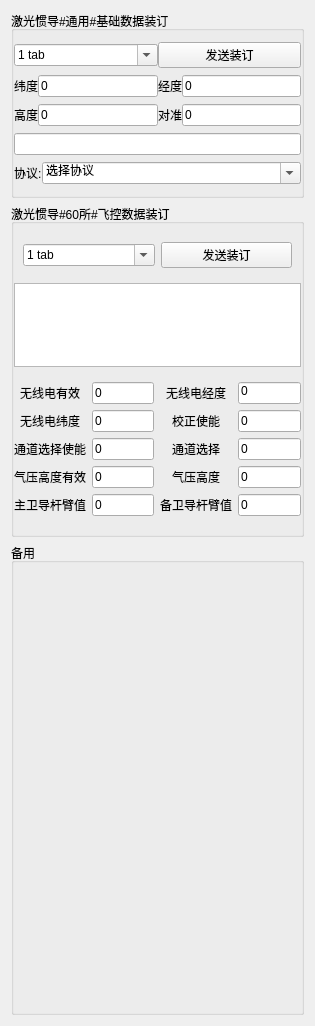
          <widget class="QWidget" name="scrollAreaWidgetContents_2">
           <property name="geometry">
            <rect>
             <x>0</x>
             <y>0</y>
             <width>315</width>
             <height>1026</height>
            </rect>
           </property>
           <layout class="QVBoxLayout" name="verticalLayout_26">
            <item>
             <widget class="QGroupBox" name="groupBox_6">
              <property name="sizePolicy">
               <sizepolicy hsizetype="Preferred" vsizetype="Maximum">
                <horstretch>0</horstretch>
                <verstretch>0</verstretch>
               </sizepolicy>
              </property>
              <property name="title">
               <string>激光惯导#通用#基础数据装订</string>
              </property>
              <layout class="QVBoxLayout" name="verticalLayout_11">
               <property name="spacing">
                <number>7</number>
               </property>
               <property name="leftMargin">
                <number>0</number>
               </property>
               <property name="topMargin">
                <number>11</number>
               </property>
               <property name="rightMargin">
                <number>0</number>
               </property>
               <property name="bottomMargin">
                <number>11</number>
               </property>
               <item>
                <widget class="QWidget" name="widget_8" native="true">
                 <layout class="QHBoxLayout" name="horizontalLayout_9">
                  <property name="spacing">
                   <number>0</number>
                  </property>
                  <property name="leftMargin">
                   <number>0</number>
                  </property>
                  <property name="topMargin">
                   <number>0</number>
                  </property>
                  <property name="rightMargin">
                   <number>0</number>
                  </property>
                  <property name="bottomMargin">
                   <number>0</number>
                  </property>
                  <item>
                   <widget class="QComboBox" name="comboBox_binding_com">
                    <property name="sizePolicy">
                     <sizepolicy hsizetype="Minimum" vsizetype="Fixed">
                      <horstretch>0</horstretch>
                      <verstretch>0</verstretch>
                     </sizepolicy>
                    </property>
                    <property name="toolTip">
                     <string>&lt;html&gt;&lt;head/&gt;&lt;body&gt;&lt;p&gt;串口&lt;/p&gt;&lt;/body&gt;&lt;/html&gt;</string>
                    </property>
                    <property name="editable">
                     <bool>true</bool>
                    </property>
                    <item>
                     <property name="text">
                      <string>1 tab</string>
                     </property>
                    </item>
                    <item>
                     <property name="text">
                      <string>2 tab</string>
                     </property>
                    </item>
                    <item>
                     <property name="text">
                      <string>3 tab</string>
                     </property>
                    </item>
                   </widget>
                  </item>
                  <item>
                   <widget class="QPushButton" name="pushButton_binding_send">
                    <property name="sizePolicy">
                     <sizepolicy hsizetype="Ignored" vsizetype="Fixed">
                      <horstretch>0</horstretch>
                      <verstretch>0</verstretch>
                     </sizepolicy>
                    </property>
                    <property name="text">
                     <string>发送装订</string>
                    </property>
                   </widget>
                  </item>
                 </layout>
                </widget>
               </item>
               <item>
                <widget class="QWidget" name="widget_9" native="true">
                 <layout class="QHBoxLayout" name="horizontalLayout_10">
                  <property name="spacing">
                   <number>0</number>
                  </property>
                  <property name="leftMargin">
                   <number>0</number>
                  </property>
                  <property name="topMargin">
                   <number>0</number>
                  </property>
                  <property name="rightMargin">
                   <number>0</number>
                  </property>
                  <property name="bottomMargin">
                   <number>0</number>
                  </property>
                  <item>
                   <widget class="QLabel" name="label_33">
                    <property name="sizePolicy">
                     <sizepolicy hsizetype="Fixed" vsizetype="Preferred">
                      <horstretch>0</horstretch>
                      <verstretch>0</verstretch>
                     </sizepolicy>
                    </property>
                    <property name="text">
                     <string>纬度</string>
                    </property>
                   </widget>
                  </item>
                  <item>
                   <widget class="QLineEdit" name="lineEdit_binding_latitude">
                    <property name="sizePolicy">
                     <sizepolicy hsizetype="Ignored" vsizetype="Fixed">
                      <horstretch>0</horstretch>
                      <verstretch>0</verstretch>
                     </sizepolicy>
                    </property>
                    <property name="text">
                     <string>0</string>
                    </property>
                   </widget>
                  </item>
                  <item>
                   <widget class="QLabel" name="label_34">
                    <property name="sizePolicy">
                     <sizepolicy hsizetype="Fixed" vsizetype="Preferred">
                      <horstretch>0</horstretch>
                      <verstretch>0</verstretch>
                     </sizepolicy>
                    </property>
                    <property name="text">
                     <string>经度</string>
                    </property>
                   </widget>
                  </item>
                  <item>
                   <widget class="QLineEdit" name="lineEdit_binding_longitude">
                    <property name="sizePolicy">
                     <sizepolicy hsizetype="Ignored" vsizetype="Fixed">
                      <horstretch>0</horstretch>
                      <verstretch>0</verstretch>
                     </sizepolicy>
                    </property>
                    <property name="text">
                     <string>0</string>
                    </property>
                   </widget>
                  </item>
                 </layout>
                </widget>
               </item>
               <item>
                <widget class="QWidget" name="widget_10" native="true">
                 <layout class="QHBoxLayout" name="horizontalLayout_14">
                  <property name="spacing">
                   <number>0</number>
                  </property>
                  <property name="leftMargin">
                   <number>0</number>
                  </property>
                  <property name="topMargin">
                   <number>0</number>
                  </property>
                  <property name="rightMargin">
                   <number>0</number>
                  </property>
                  <property name="bottomMargin">
                   <number>0</number>
                  </property>
                  <item>
                   <widget class="QLabel" name="label_36">
                    <property name="sizePolicy">
                     <sizepolicy hsizetype="Fixed" vsizetype="Preferred">
                      <horstretch>0</horstretch>
                      <verstretch>0</verstretch>
                     </sizepolicy>
                    </property>
                    <property name="text">
                     <string>高度</string>
                    </property>
                   </widget>
                  </item>
                  <item>
                   <widget class="QLineEdit" name="lineEdit_binding_height">
                    <property name="sizePolicy">
                     <sizepolicy hsizetype="Ignored" vsizetype="Fixed">
                      <horstretch>0</horstretch>
                      <verstretch>0</verstretch>
                     </sizepolicy>
                    </property>
                    <property name="text">
                     <string>0</string>
                    </property>
                   </widget>
                  </item>
                  <item>
                   <widget class="QLabel" name="label_43">
                    <property name="sizePolicy">
                     <sizepolicy hsizetype="Fixed" vsizetype="Preferred">
                      <horstretch>0</horstretch>
                      <verstretch>0</verstretch>
                     </sizepolicy>
                    </property>
                    <property name="text">
                     <string>对准</string>
                    </property>
                   </widget>
                  </item>
                  <item>
                   <widget class="QLineEdit" name="lineEdit_binding_time">
                    <property name="sizePolicy">
                     <sizepolicy hsizetype="Ignored" vsizetype="Fixed">
                      <horstretch>0</horstretch>
                      <verstretch>0</verstretch>
                     </sizepolicy>
                    </property>
                    <property name="text">
                     <string>0</string>
                    </property>
                   </widget>
                  </item>
                 </layout>
                </widget>
               </item>
               <item>
                <widget class="QLineEdit" name="lineEdit_binding_command"/>
               </item>
               <item>
                <layout class="QHBoxLayout" name="horizontalLayout_11">
                 <property name="spacing">
                  <number>0</number>
                 </property>
                 <item>
                  <widget class="QLabel" name="label_67">
                   <property name="sizePolicy">
                    <sizepolicy hsizetype="Maximum" vsizetype="Preferred">
                     <horstretch>0</horstretch>
                     <verstretch>0</verstretch>
                    </sizepolicy>
                   </property>
                   <property name="text">
                    <string>协议:</string>
                   </property>
                  </widget>
                 </item>
                 <item>
                  <widget class="QComboBox" name="comboBox_binding_rule">
                   <property name="sizePolicy">
                    <sizepolicy hsizetype="Minimum" vsizetype="Fixed">
                     <horstretch>0</horstretch>
                     <verstretch>0</verstretch>
                    </sizepolicy>
                   </property>
                   <property name="editable">
                    <bool>true</bool>
                   </property>
                   <item>
                    <property name="text">
                     <string>选择协议</string>
                    </property>
                   </item>
                  </widget>
                 </item>
                </layout>
               </item>
              </layout>
             </widget>
            </item>
            <item>
             <widget class="QGroupBox" name="groupBox_19">
              <property name="sizePolicy">
               <sizepolicy hsizetype="Preferred" vsizetype="Maximum">
                <horstretch>0</horstretch>
                <verstretch>0</verstretch>
               </sizepolicy>
              </property>
              <property name="title">
               <string>激光惯导#60所#飞控数据装订</string>
              </property>
              <layout class="QVBoxLayout" name="verticalLayout_18">
               <property name="leftMargin">
                <number>0</number>
               </property>
               <property name="rightMargin">
                <number>0</number>
               </property>
               <item>
                <widget class="QWidget" name="widget_15" native="true">
                 <layout class="QHBoxLayout" name="horizontalLayout_17">
                  <item>
                   <widget class="QComboBox" name="comboBox_binding_com_60s">
                    <property name="sizePolicy">
                     <sizepolicy hsizetype="Minimum" vsizetype="Fixed">
                      <horstretch>0</horstretch>
                      <verstretch>0</verstretch>
                     </sizepolicy>
                    </property>
                    <property name="toolTip">
                     <string>&lt;html&gt;&lt;head/&gt;&lt;body&gt;&lt;p&gt;串口&lt;/p&gt;&lt;/body&gt;&lt;/html&gt;</string>
                    </property>
                    <property name="editable">
                     <bool>true</bool>
                    </property>
                    <item>
                     <property name="text">
                      <string>1 tab</string>
                     </property>
                    </item>
                    <item>
                     <property name="text">
                      <string>2 tab</string>
                     </property>
                    </item>
                    <item>
                     <property name="text">
                      <string>3 tab</string>
                     </property>
                    </item>
                   </widget>
                  </item>
                  <item>
                   <widget class="QPushButton" name="pushButton_binding_send_60s">
                    <property name="sizePolicy">
                     <sizepolicy hsizetype="Ignored" vsizetype="Fixed">
                      <horstretch>0</horstretch>
                      <verstretch>0</verstretch>
                     </sizepolicy>
                    </property>
                    <property name="text">
                     <string>发送装订</string>
                    </property>
                   </widget>
                  </item>
                 </layout>
                </widget>
               </item>
               <item>
                <widget class="QTextEdit" name="textEdit_binging_60s">
                 <property name="maximumSize">
                  <size>
                   <width>16777215</width>
                   <height>84</height>
                  </size>
                 </property>
                </widget>
               </item>
               <item>
                <widget class="QWidget" name="widget" native="true">
                 <property name="sizePolicy">
                  <sizepolicy hsizetype="Ignored" vsizetype="Preferred">
                   <horstretch>0</horstretch>
                   <verstretch>0</verstretch>
                  </sizepolicy>
                 </property>
                 <layout class="QGridLayout" name="gridLayout_22">
                  <property name="leftMargin">
                   <number>0</number>
                  </property>
                  <property name="rightMargin">
                   <number>0</number>
                  </property>
                  <item row="4" column="0">
                   <widget class="QLabel" name="label_81">
                    <property name="text">
                     <string>气压高度有效</string>
                    </property>
                    <property name="alignment">
                     <set>Qt::AlignCenter</set>
                    </property>
                   </widget>
                  </item>
                  <item row="4" column="2">
                   <widget class="QLabel" name="label_64">
                    <property name="text">
                     <string>气压高度</string>
                    </property>
                    <property name="alignment">
                     <set>Qt::AlignCenter</set>
                    </property>
                   </widget>
                  </item>
                  <item row="3" column="3">
                   <widget class="QLineEdit" name="lineEdit_binding_60s_6">
                    <property name="sizePolicy">
                     <sizepolicy hsizetype="Preferred" vsizetype="Fixed">
                      <horstretch>0</horstretch>
                      <verstretch>0</verstretch>
                     </sizepolicy>
                    </property>
                    <property name="text">
                     <string>0</string>
                    </property>
                   </widget>
                  </item>
                  <item row="3" column="0">
                   <widget class="QLabel" name="label_83">
                    <property name="sizePolicy">
                     <sizepolicy hsizetype="Expanding" vsizetype="Preferred">
                      <horstretch>0</horstretch>
                      <verstretch>0</verstretch>
                     </sizepolicy>
                    </property>
                    <property name="text">
                     <string>通道选择使能</string>
                    </property>
                    <property name="alignment">
                     <set>Qt::AlignCenter</set>
                    </property>
                   </widget>
                  </item>
                  <item row="4" column="1">
                   <widget class="QLineEdit" name="lineEdit_binding_60s_7">
                    <property name="sizePolicy">
                     <sizepolicy hsizetype="Preferred" vsizetype="Fixed">
                      <horstretch>0</horstretch>
                      <verstretch>0</verstretch>
                     </sizepolicy>
                    </property>
                    <property name="text">
                     <string>0</string>
                    </property>
                   </widget>
                  </item>
                  <item row="3" column="1">
                   <widget class="QLineEdit" name="lineEdit_binding_60s_5">
                    <property name="sizePolicy">
                     <sizepolicy hsizetype="Preferred" vsizetype="Fixed">
                      <horstretch>0</horstretch>
                      <verstretch>0</verstretch>
                     </sizepolicy>
                    </property>
                    <property name="text">
                     <string>0</string>
                    </property>
                   </widget>
                  </item>
                  <item row="3" column="2">
                   <widget class="QLabel" name="label_65">
                    <property name="text">
                     <string>通道选择</string>
                    </property>
                    <property name="alignment">
                     <set>Qt::AlignCenter</set>
                    </property>
                   </widget>
                  </item>
                  <item row="0" column="1">
                   <widget class="QLineEdit" name="lineEdit_binding_60s_1">
                    <property name="sizePolicy">
                     <sizepolicy hsizetype="Preferred" vsizetype="Fixed">
                      <horstretch>0</horstretch>
                      <verstretch>0</verstretch>
                     </sizepolicy>
                    </property>
                    <property name="text">
                     <string>0</string>
                    </property>
                   </widget>
                  </item>
                  <item row="1" column="0">
                   <widget class="QLabel" name="label_93">
                    <property name="sizePolicy">
                     <sizepolicy hsizetype="Expanding" vsizetype="Preferred">
                      <horstretch>0</horstretch>
                      <verstretch>0</verstretch>
                     </sizepolicy>
                    </property>
                    <property name="text">
                     <string>无线电纬度</string>
                    </property>
                    <property name="alignment">
                     <set>Qt::AlignCenter</set>
                    </property>
                   </widget>
                  </item>
                  <item row="4" column="3">
                   <widget class="QLineEdit" name="lineEdit_binding_60s_8">
                    <property name="sizePolicy">
                     <sizepolicy hsizetype="Preferred" vsizetype="Fixed">
                      <horstretch>0</horstretch>
                      <verstretch>0</verstretch>
                     </sizepolicy>
                    </property>
                    <property name="text">
                     <string>0</string>
                    </property>
                   </widget>
                  </item>
                  <item row="5" column="0">
                   <widget class="QLabel" name="label_94">
                    <property name="text">
                     <string>主卫导杆臂值</string>
                    </property>
                    <property name="alignment">
                     <set>Qt::AlignCenter</set>
                    </property>
                   </widget>
                  </item>
                  <item row="5" column="1">
                   <widget class="QLineEdit" name="lineEdit_binding_60s_9">
                    <property name="sizePolicy">
                     <sizepolicy hsizetype="Preferred" vsizetype="Fixed">
                      <horstretch>0</horstretch>
                      <verstretch>0</verstretch>
                     </sizepolicy>
                    </property>
                    <property name="text">
                     <string>0</string>
                    </property>
                   </widget>
                  </item>
                  <item row="5" column="3">
                   <widget class="QLineEdit" name="lineEdit_binding_60s_10">
                    <property name="sizePolicy">
                     <sizepolicy hsizetype="Preferred" vsizetype="Fixed">
                      <horstretch>0</horstretch>
                      <verstretch>0</verstretch>
                     </sizepolicy>
                    </property>
                    <property name="text">
                     <string>0</string>
                    </property>
                   </widget>
                  </item>
                  <item row="0" column="0">
                   <widget class="QLabel" name="label_92">
                    <property name="sizePolicy">
                     <sizepolicy hsizetype="Expanding" vsizetype="Preferred">
                      <horstretch>0</horstretch>
                      <verstretch>0</verstretch>
                     </sizepolicy>
                    </property>
                    <property name="text">
                     <string>无线电有效</string>
                    </property>
                    <property name="alignment">
                     <set>Qt::AlignCenter</set>
                    </property>
                   </widget>
                  </item>
                  <item row="5" column="2">
                   <widget class="QLabel" name="label_95">
                    <property name="text">
                     <string>备卫导杆臂值</string>
                    </property>
                    <property name="alignment">
                     <set>Qt::AlignCenter</set>
                    </property>
                   </widget>
                  </item>
                  <item row="1" column="3">
                   <widget class="QLineEdit" name="lineEdit_binding_60s_4">
                    <property name="sizePolicy">
                     <sizepolicy hsizetype="Preferred" vsizetype="Fixed">
                      <horstretch>0</horstretch>
                      <verstretch>0</verstretch>
                     </sizepolicy>
                    </property>
                    <property name="text">
                     <string>0</string>
                    </property>
                   </widget>
                  </item>
                  <item row="1" column="2">
                   <widget class="QLabel" name="label_85">
                    <property name="sizePolicy">
                     <sizepolicy hsizetype="Expanding" vsizetype="Preferred">
                      <horstretch>0</horstretch>
                      <verstretch>0</verstretch>
                     </sizepolicy>
                    </property>
                    <property name="text">
                     <string>校正使能</string>
                    </property>
                    <property name="alignment">
                     <set>Qt::AlignCenter</set>
                    </property>
                   </widget>
                  </item>
                  <item row="1" column="1">
                   <widget class="QLineEdit" name="lineEdit_binding_60s_3">
                    <property name="sizePolicy">
                     <sizepolicy hsizetype="Preferred" vsizetype="Fixed">
                      <horstretch>0</horstretch>
                      <verstretch>0</verstretch>
                     </sizepolicy>
                    </property>
                    <property name="text">
                     <string>0</string>
                    </property>
                   </widget>
                  </item>
                  <item row="0" column="3">
                   <widget class="QLineEdit" name="lineEdit_binding_60s_2">
                    <property name="sizePolicy">
                     <sizepolicy hsizetype="Ignored" vsizetype="Fixed">
                      <horstretch>0</horstretch>
                      <verstretch>0</verstretch>
                     </sizepolicy>
                    </property>
                    <property name="baseSize">
                     <size>
                      <width>0</width>
                      <height>0</height>
                     </size>
                    </property>
                    <property name="text">
                     <string>0</string>
                    </property>
                    <property name="alignment">
                     <set>Qt::AlignJustify|Qt::AlignTop</set>
                    </property>
                   </widget>
                  </item>
                  <item row="0" column="2">
                   <widget class="QLabel" name="label_96">
                    <property name="sizePolicy">
                     <sizepolicy hsizetype="Expanding" vsizetype="Preferred">
                      <horstretch>0</horstretch>
                      <verstretch>0</verstretch>
                     </sizepolicy>
                    </property>
                    <property name="text">
                     <string>无线电经度</string>
                    </property>
                    <property name="alignment">
                     <set>Qt::AlignCenter</set>
                    </property>
                   </widget>
                  </item>
                 </layout>
                </widget>
               </item>
              </layout>
             </widget>
            </item>
            <item>
             <widget class="QGroupBox" name="groupBox_21">
              <property name="sizePolicy">
               <sizepolicy hsizetype="Minimum" vsizetype="Preferred">
                <horstretch>0</horstretch>
                <verstretch>0</verstretch>
               </sizepolicy>
              </property>
              <property name="title">
               <string>备用</string>
              </property>
             </widget>
            </item>
           </layout>
          </widget>
